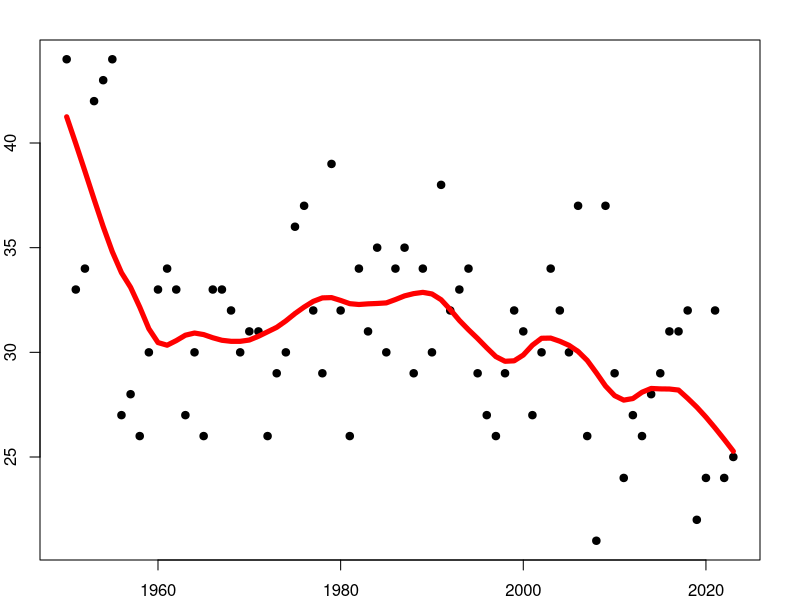
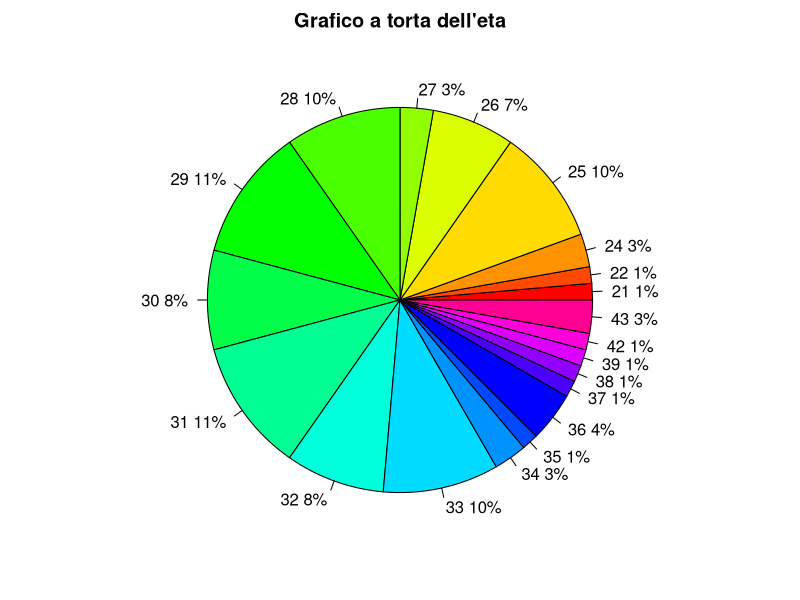
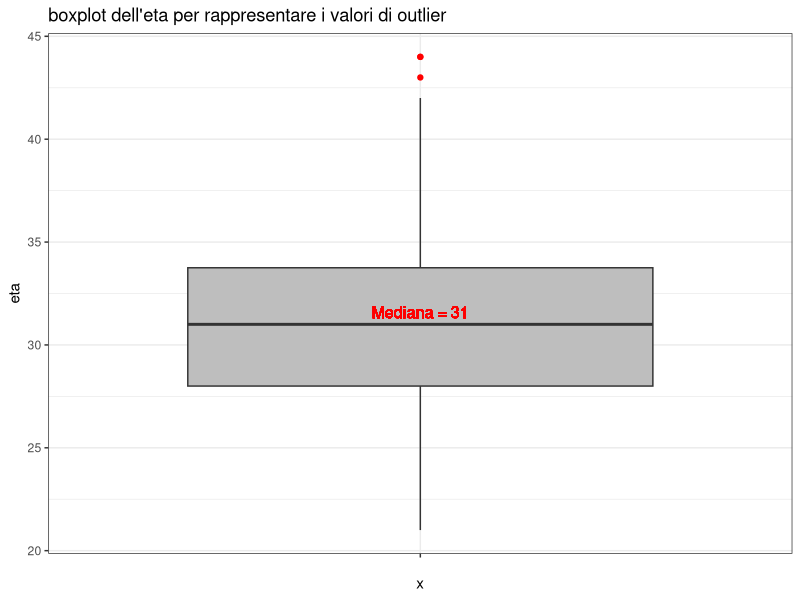
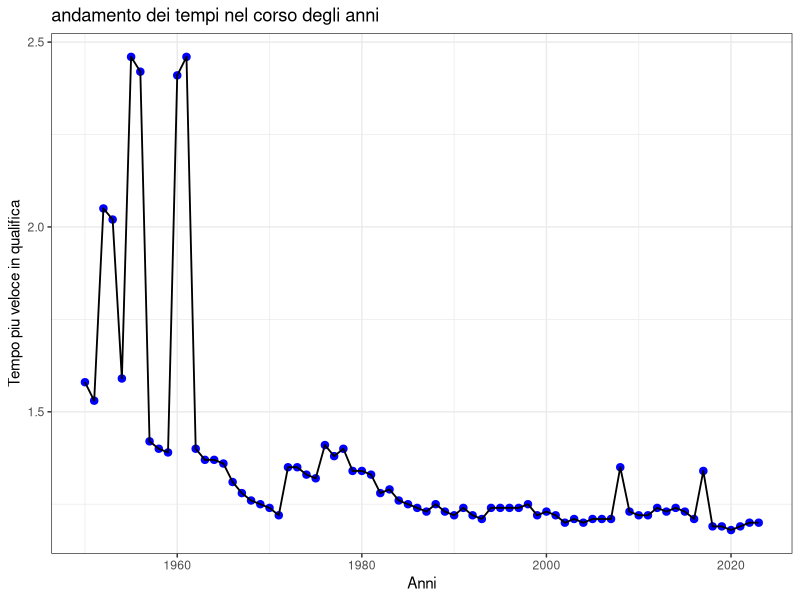
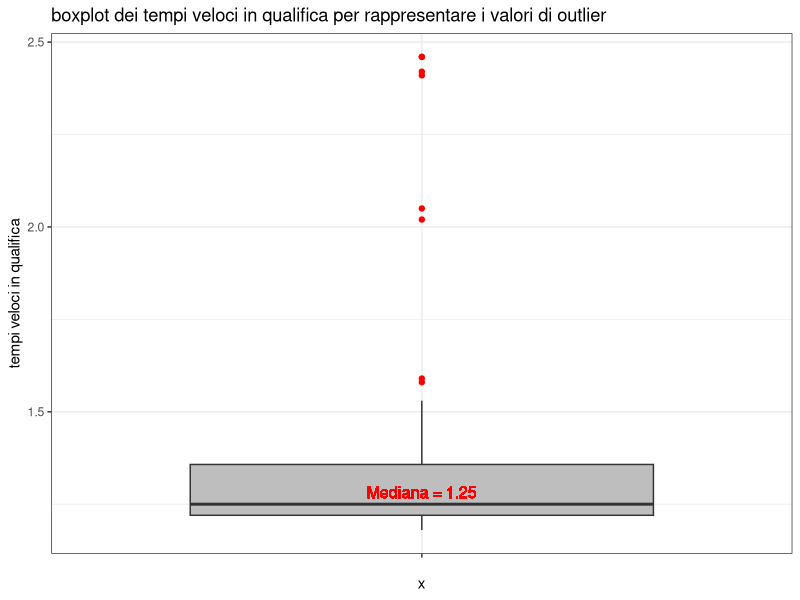
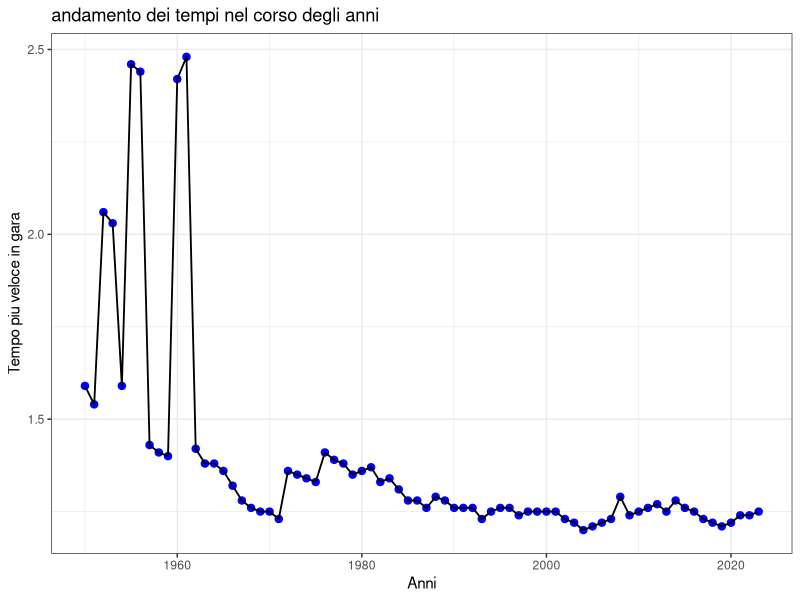
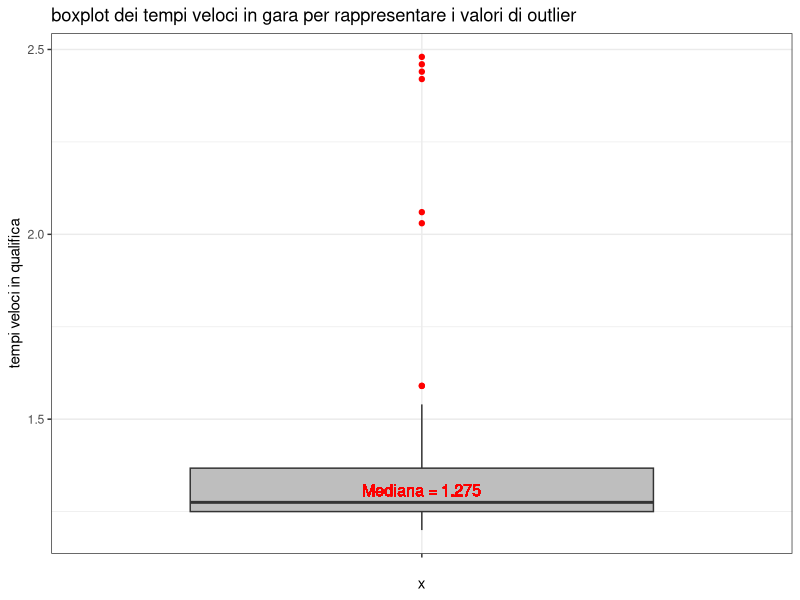
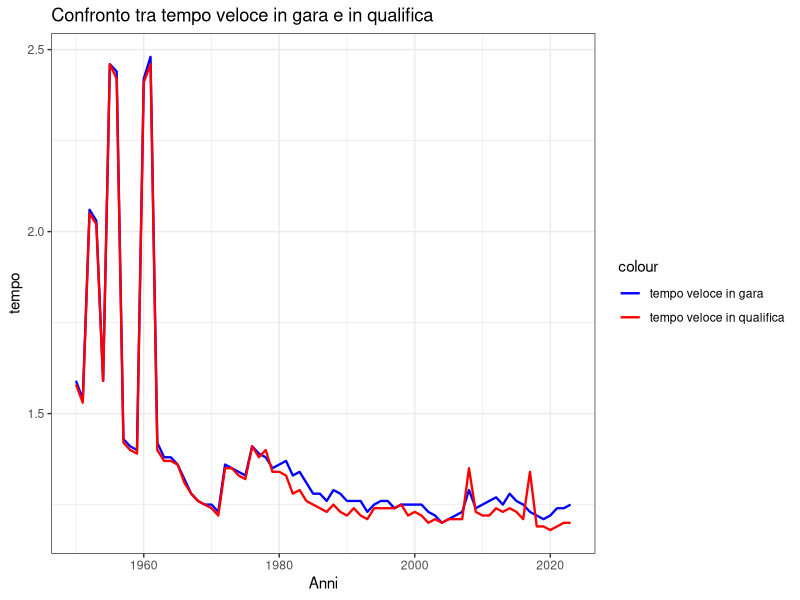

Recreate these plots in R, in order. (Note: this script raises an error after producing the figures.)
#ESAME DATASCIENCE FORMULA UNO

library(ggplot2)
library(dplyr)
library(tidyr)

#Creazione database
#------------------------------------------------------------------------------------------------------------------------------------------
anno  = c(1950:2023)
vincitore_campionato = c("Nino Farina","Juan Manuel Fangio"," Alberto Ascari","Alberto Ascari","Juan Manuel Fangio","Juan Manuel Fangio","Juan Manuel Fangio","Juan Manuel Fangio"," Mike Hawthorn"," Jack Brabham"," Jack Brabham"," Phil Hill"," Graham Hill","Jim Clark","John Surtees"," Jim Clark","Jack Brabham","Denny Hulme","Graham Hill","Jackie Stewart","Jochen Rindt","Jackie Stewart","Emerson Fittipaldi","Jackie Stewart","Emerson Fittipaldi","Niki Lauda","James Hunt","Niki Lauda","Mario Andretti","Jody Scheckter","Alan Jones"," Nelson Piquet","Keke Rosberg","Nelson Piquet","Niki Lauda","Alain Prost","Alain Prost","Nelson Piquet","Ayrton Senna","Alain Prost","Ayrton Senna","Ayrton Senna","Nigel Mansell","Alain Prost","Michael Schumacher","Michael Schumacher","Damon Hill","Jacques Villeneuve","Mika Häkkinen","Mika Häkkinen","Michael Schumacher","Michael Schumacher","Michael Schumacher","Michael Schumacher","Michael Schumacher","Fernando Alonso","Fernando Alonso","Kimi Raikkonen","Lewis Hamilton","Jenson Button","Sebastian Vettel","Sebastian Vettel","Sebastian Vettel","Sebastian Vettel","Lewis Hamilton","Lewis Hamilton","Nico Rosberg"," Lewis Hamilton"," Lewis Hamilton"," Lewis Hamilton"," Lewis Hamilton","Max Verstappen","Max Verstappen","Max Verstappen")
vincitore_gara_Monza = c("Nino Farina","Alberto Ascari","Alberto Ascari","Juan Manuel Fangio","Juan Manuel Fangio","Juan Manuel Fangio","Stirling Moss","Stirling Moss","Tony Brooks","Stirling Moss","Phil Hill","Phil Hill"," Graham Hill","Jim Clark ","John Surtees","Jackie Stewart","Ludovico Scarfiotti","John Surtees","Denny Hulme","Jackie Stewart","Clay Regazzoni","Peter Gethin","Emerson Fittipaldi","Ronnie Peterson","Ronnie Peterson","Clay Regazzoni","Ronnie Peterson","Mario Andretti","Niki Lauda","Jody Scheckter","Ren? Arn","Alain Prost","Ren? Arnoux","Nelson Piquet","Niki Lauda","Alain Prost","Nelson Piquet","Nelson Piquet","Gerhard Berger","Alain Prost","Ayrton Senna","Nigel Mansell","Ayrton Senna","Damon Hill","Damon Hill","Johnn Herbert","Michael Schumacher","David Coulthard","Michael Schumacher","Heinz-Harald Frentzen","Michael Schumacher","Juan Pablo Montoya","Rubens Barrichello","Michael Schumacher","Rubens Barrichello","Juan Pablo Montoya","Michael Schumacher"," Fernando Alonso","Sebastian Vettel","Rubens Barrichello","Fernando Alonso","Sebastian Vettel","Lewis Hamilton"," Sebastian Vettel","Lewis Hamilton","Lewis Hamilton","Nico Rosberg","Lewis Hamilton","Lewis Hamilton","Charles Leclerc","Pierre Gasly","Daniel Ricciardo", "Max Verstappen", "Max Verstappen")
eta = c(44,33,34,42,43,44,27,28,26,30,33,34,33,27,30,26,33,33,32,30,31,31,26,29,30,36,37,32,29,39,32,26,34,31,35,30,34,35,29,34,30,38,32,33,34,29,27,26,29,32,31,27,30,34,32,30,37,26,21,37,29,24,27,26,28,29,31,31,32,22,24,32,24,25)
scuderia = c("Alfa Romeo","Ferrari","Ferrari","Maserati","Mercedes","Mercedes","Maserati","Vanwall","Vanwall","Cooper Climax","Ferrari","Ferrari","B R M","Lotus","Ferrari","B R M","Ferrari","Honda","McLaren","Matra Ford","Ferrari","B R M","Lotus","Lotus","Lotus","Ferrari","March","Lotus","Brabham","Ferrari","Renault","Renault","Renault","Brabham","McLaren","McLaren","Williams","Williams","Ferrari","McLaren","McLaren","Williams","McLaren","Williams","Williams","Benetton","Ferrari","McLaren","Ferrari","Jordan","Ferrari","Williams","Ferrari","Ferrari","Ferrari","McLaren","Ferrari","McLaren","Toro Rosso","Brawn","Ferrari","Red Bull Racing","McLaren","Red Bull Racing","Mercedes","Mercedes","Mercedes","Mercedes","Mercedes","Ferrari","AlphaTauri","McLaren","Red Bull", "Red Bull")
tempo_piu_veloce_gara = c(1.59,1.54,2.06,2.03,1.59,2.46,2.44,1.43,1.41,1.40,2.42,2.48,1.42,1.38,1.38,1.36,1.32,1.28,1.26,1.25,1.25,1.23,1.36,1.35,1.34,1.33,1.41,1.39,1.38,1.35,1.36,1.37,1.33,1.34,1.31,1.28,1.28,1.26,1.29,1.28,1.26,1.26,1.26,1.23,1.25,1.26,1.26,1.24,1.25,1.25,1.25,1.25,1.23,1.22,1.20,1.21,1.22,1.23,1.29,1.24,1.25,1.26,1.27,1.25,1.28,1.26,1.25,1.23,1.22,1.21,1.22,1.24,1.24,1.25)
pilota_piu_veloce_gara = c("Juan Manuel Fangio","Nino Farina","Alberto Ascari","Juan Manuel Fangio","Jose Froilan Gonzalez","Stirling Moss","Stirling Moss","Tony Brooks","Phil Hill","	Phil Hill","Phil Hill","Giancarlo Baghetti","	Graham Hill","	Jim Clark","John Surtees","	Jim Clark","	Ludovico Scarfiotti","Jim Clark","Jackie Oliver","Jean-Pierre Beltoise","Clay Regazzoni","Henri Pescarolo","Jacky Ickx","Jackie Stewart","	Carlos Pace","Clay Regazzoni","	Ronnie Peterson","	Mario Andretti","	Mario Andretti","Clay Regazzoni","	Alan Jones","Carlos Reutemann","Rene Arnoux","Nelson Piquet","Niki Lauda","	Nigel Mansell","Teo Fabi","Ayrton Senna","Michele Alboreto","Alain Prost","Ayrton Senna","Ayrton Senna","Nigel Mansell","Damon Hill","Damon Hill","Gerhard Berger","Michael Schumacher","Mika Hakkinen","Mika Hakkinen","Ralf Schumacher","Mika Hakkinen","Ralf Schumacher","Rubens Barrichello","Michael Schumacher","Rubens Barrichello","Kimi Räikkönen","Kimi Räikkönen","Fernando Alonso","Kimi Räikkönen","Adrian Sutil","Fernando Alonso","Lewis Hamilton","Nico Rosberg","Lewis Hamilton","Lewis Hamilton","Lewis Hamilton","Fernando Alonso","Daniel Ricciardo","Lewis Hamilton","Lewis Hamilton","Lewis Hamilton","Daniel Ricciardo","Sergio Perez","Oscar Piastri")
velocita_media_NA = c()
for (x in 1:48) {
  velocita_media_NA[x] <- NA
}
velocita_media_VAL = c(243.977,242.723,243.645,245.140,249.289,254.848,258.320,255.874,252.604,251.653,236.859,246.106,247.861,241.971,239.053,242.924,236.975,240.617,244.373,250.174,252.794,255.014,252.033,245.894,248.182,245.142)
velocita_media_FL = c(velocita_media_NA,velocita_media_VAL)
tempo_piu_veloce_qualifica = c(1.58,1.53,2.05,2.02,1.59,2.46,2.42,1.42,1.40,1.39,2.41,2.46,1.40,1.37,1.37,1.36,1.31,1.28,1.26,1.25,1.24,1.22,1.35,1.35,1.33,1.32,1.41,1.38,1.40,1.34,1.34,1.33,1.28,1.29,1.26,1.25,1.24,1.23,1.25,1.23,1.22,1.24,1.22,1.21,1.24,1.24,1.24,1.24,1.25,1.22,1.23,1.22,1.20,1.21,1.20,1.21,1.21,1.21,1.35,1.23,1.22,1.22,1.24,1.23,1.24,1.23,1.21,1.34,1.19,1.19,1.18,1.19,1.20,1.20)
pilota_piu_veloce_qualifica = c("Juan Manuel Fangio","Juan Manuel Fangio","Alberto Ascari","Alberto Ascari","Juan Manuel Fangio","Juan Manuel Fangio","Juan Manuel Fangio","Stuart Lewis-Evans","Stirling Moss","Stirling Moss","Phil Hill","Wolfgang von Trips","Jim Clark","John Surtees","	John Surtees","Jim Clark","Mike Parkes","Jim Clark","	John Surtees","	Jochen Rindt","Jacky Ickx","	Chris Amon","	Jacky Ickx","Ronnie Peterson","	Niki Lauda","Niki Lauda","Jacques Laffite","James Hunt","Mario Andretti","	Jean-Pierre Jabouille","	Rene Arnoux","	Rene Arnoux","Mario Andretti","Riccardo Patrese","Nelson Piquet","Ayrton Senna","Teo Fabi","Nelson Piquet","Ayrton Senna","Ayrton Senna","Ayrton Senna","Ayrton Senna","Nigel Mansell","Alain Prost","Jean Alesi","David Coulthard","Damon Hill","Jean Alesi","Michael Schumacher","Mika Hakkinen","Michael Schumacher","	Juan Pablo Montoya","Juan Pablo Montoya","Michael Schumacher","Rubens Barrichello","Kimi Räikkönen","Kimi Räikkönen","Fernando Alonso","Sebastian Vettel","Lewis Hamilton","Fernando Alonso","Sebastian Vettel","Lewis Hamilton","Sebastian Vettel","Lewis Hamilton","Lewis Hamilton","Lewis Hamilton","	Lewis Hamilton","Kimi Räikkönen","Charles Leclerc","Lewis Hamilton","Valtteri Bottas","Charles Leclerc","Carlos Sainz")
peso_vettura = c(710,850,560,590,600,590,610,560,560,560,500,470,450,460,468,450,500,500,523,523,530,534,550,575,575,575,575,557,542,590,575,585,585,540,540,540,540,540,540,505,500,505,505,500,520,595,595,530,550,600,600,600,500,600,600,605,600,600,605,605,620,640,640,642,691,798,728,728,733,798,748,752,798,798)
cavalli_vettura =  c(350,450,250,250,250,280,260,290,295,295,190,190,300,230,250,250,360,390,415,440,430,430,450,480,495,495,495,580,580,580,580,580,580,750,800,800,800,850,880,610,620,680,700,745,750,800,750,750,750,780,750,810,840,880,845,915,720,800,820,820,745,740,750,750,745,960,960,1000,1000,1000,1010,970,1040,1050)

#inserimento dati all'interno di un database
formula_frames <- data.frame( anno, vincitore_campionato, vincitore_gara_Monza, scuderia, eta, tempo_piu_veloce_gara, pilota_piu_veloce_gara, tempo_piu_veloce_qualifica, pilota_piu_veloce_qualifica, velocita_media_FL, peso_vettura, cavalli_vettura)
formula_frames
#------------------------------------------------------------------------------------------------------------------------------------------
#grafico eta ed evoluzione nel corso degli anni
#------------------------------------------------------------------------------------------------------------------------------------------
#grafico che mostra l'evoluzione dell'eta con gli anni (PLOT)
par(mar=rep(2,4))
plot (anno,eta, xlab = "anni", ylab = "eta", pch = 19, cex = 1)
lines(lowess(anno,eta,f=1/5),lwd = 5, col = "red", type = "l")

#grafico a torta eta che mi mostra l'eta dei vincitori del gran premio di monza
valoriG <- c(1,1,2,7,5,2,7,8,6,8,6,7,2,1,3,1,1,1,1,2)
labelG <- c(21,22,24,25,26,27,28,29,30,31,32,33,34,35,36,37,38,39,42,43,44)
perc<- round(valoriG/sum(valoriG)*100)
labelG <- paste(labelG, perc)
labelG <- paste(labelG,"%",sep="")
pie(valoriG, labels = labelG,col=rainbow(length(labelG)), main="Grafico a torta dell'eta")

#boxplot per l'età dei vincitori nel gran premio per identificare mediana e valori outlier
median_value <- median(formula_frames$eta)

ggplot(formula_frames, aes(x = "", y = eta)) +
  geom_boxplot(outlier.color = "red", fill = "grey") +
  labs(title = "boxplot dell'eta per rappresentare i valori di outlier", y = "eta")+
  theme(panel.grid.major = element_line(colour = "gray", linetype = "dashed"))+
  geom_text(aes(label = paste("Mediana =", median_value)),x = 1, y = median_value, vjust = -0.5, hjust = 0.5, color = "red", size = 4)+
  theme_bw()
#------------------------------------------------------------------------------------------------------------------------------------------
#grafici lineari e con conseguente boxplot per rappresentare nel corso degli anni l'evoluzione dei tempi in qualifica sul circuito
#------------------------------------------------------------------------------------------------------------------------------------------

#grafico che mi fa vedere i tempi in base agli anni e la loro seguente evoluzione(GGPLOT)
ggplot(formula_frames, aes(x = anno, y = tempo_piu_veloce_qualifica)) +
  geom_point(col = "blue", size = 2.2) +
  geom_line(col = "black", size = 0.63) +
  labs(title = "andamento dei tempi nel corso degli anni", x = "Anni", y = "Tempo piu veloce in qualifica" ) +
  theme_bw()

#boxplot per identificare i valori outlier dei tempi veloci in qualifica
median_value <- median(formula_frames$tempo_piu_veloce_qualifica)

ggplot(formula_frames, aes(x = "", y = tempo_piu_veloce_qualifica)) +
  geom_boxplot(outlier.color = "red", fill = "grey") +
  labs(title = "boxplot dei tempi veloci in qualifica per rappresentare i valori di outlier", y = "tempi veloci in qualifica")+
  theme(panel.grid.major = element_line(colour = "gray", linetype = "dashed"))+
  geom_text(aes(label = paste("Mediana =", median_value)),x = 1, y = median_value, vjust = -0.5, hjust = 0.5, color = "red", size = 4)+
  theme_bw()
#------------------------------------------------------------------------------------------------------------------------------------------
#grafici lineari e con conseguente boxplot per rappresentare nel corso degli anni l'evoluzione dei tempi in gara sul circuito
#------------------------------------------------------------------------------------------------------------------------------------------
#grafico che mi fa vedere i tempi in base agli anni e la loro seguente evoluzione(GGPLOT)
ggplot(formula_frames, aes(x = anno, y = tempo_piu_veloce_gara)) +
  geom_point(col = "blue", size = 2.2) +
  geom_line(col = "black", size = 0.63) +
  labs(title = "andamento dei tempi nel corso degli anni", x = "Anni", y = "Tempo piu veloce in gara" ) +
  theme_bw()

#boxplot per identificare i valori outlier dei tempi veloci in gara
median_value <- median(formula_frames$tempo_piu_veloce_gara)

ggplot(formula_frames, aes(x = "", y = tempo_piu_veloce_gara)) +
  geom_boxplot(outlier.color = "red", fill = "grey") +
  labs(title = "boxplot dei tempi veloci in gara per rappresentare i valori di outlier", y = "tempi veloci in qualifica")+
  theme(panel.grid.major = element_line(colour = "gray", linetype = "dashed"))+
  geom_text(aes(label = paste("Mediana =", median_value)),x = 1, y = median_value, vjust = -0.5, hjust = 0.5, color = "red", size = 4)+
  theme_bw()
#------------------------------------------------------------------------------------------------------------------------------------------
#Differenza tra tempo in qualifica e tempo in gara
#------------------------------------------------------------------------------------------------------------------------------------------
#tempo qualifica gara messi a confronto sullo stesso grafico

ggplot(formula_frames)+
  geom_line(aes(x = anno, y = tempo_piu_veloce_gara, color = "tempo veloce in gara"), size = 0.8) +
  geom_line(aes(x = anno, y = tempo_piu_veloce_qualifica, color = "tempo veloce in qualifica"), size = 0.8) +
  labs(title = "Confronto tra tempo veloce in gara e in qualifica",
       x = "Anni",
       y = "tempo") +
  scale_color_manual(values = c("tempo veloce in gara" = "blue", "tempo veloce in qualifica" = "red")) +
  theme_bw()

#differenza del tempo nel corso degli anni
differenza <- formula_frames$tempo_piu_veloce_gara - formula_frames$tempo_piu_veloce_qualifica
data_diff <- data.frame(anni = 1950:2023, Differenza =  differenza)

ggplot(data_diff, aes(x = anni, y = Differenza)) +
  geom_bar(stat = "identity", fill = "black", width = 0.5) +
  labs(title = "Differenza tra tempo in qualifica e in gara",
       x = "Anni",
       y = "Differenza") +
  geom_smooth(method = lm, se = FALSE)+
  theme_bw()
#------------------------------------------------------------------------------------------------------------------------------------------
#grafico velocità in confronto ai tempi 
#------------------------------------------------------------------------------------------------------------------------------------------
subset_velocita<- formula_frames[49:nrow(formula_frames), ]
ggplot(formula_frames, aes(x = velocita_media_FL, tempo_piu_veloce_gara))+
  geom_point()+
  labs(x = "Velocità", y = "Tempi") +  
  ggtitle("Grafico Velocità vs. Tempi") + 
  geom_smooth(method = "lm", se = FALSE)+
  coord_cartesian(ylim = c(1.15, 1.35))+
  theme_bw() 
#------------------------------------------------------------------------------------------------------------------------------------------
#piloti che hanno vinto monza e che poi hanno vinto il campionato+piloti che hanno fatto il grand chalem+piloti che partivano in pole e non hanno vinto
#------------------------------------------------------------------------------------------------------------------------------------------
monza_campionato <- formula_frames %>%
  filter(vincitore_campionato == vincitore_gara_Monza) %>% #conto quante volte il pilota che ha vinto monza poi ha vinto il campionato
  summarise(conteggio = n())

grand_chalem <- formula_frames  %>%
  filter(pilota_piu_veloce_gara == vincitore_gara_Monza & vincitore_gara_Monza == pilota_piu_veloce_qualifica) %>% #conto quante volte il pilota che ha vinto monza ha fatto pole e giro veloce


polePosition_vittoria <-formula_frames %>%
  filter(vincitore_gara_Monza == pilota_piu_veloce_qualifica) %>% #conto quante volte il pilota che ha fatto la pole poi ha vinto la gara
  summarise(conteggio = n())

#creazione database per le frequenze
formula_conteggio_frequenze <-data.frame(monza_campionato, grand_chalem, polePosition_vittoria)
formula_conteggio_frequenze
colnames(formula_conteggio_frequenze) <- c("monza e campionato", "Gran Chalem", "Pole Position e vittoria")
rownames(formula_conteggio_frequenze) <- c("frequenza")

formula_conteggio_lungo <- gather(formula_conteggio_frequenze, "Tipologia", "Valore")

#grafico a frequenze
ggplot(formula_conteggio_lungo, aes(x = Tipologia, y = Valore, fill = Tipologia)) +
  geom_bar(stat = "identity") +
  geom_text(aes(label = Valore), vjust = -0.5, size = 4)+
  labs(title = "Grafico a Barre per statistiche individuali", x = "Tipologia ", y = "Valore") +
  theme_bw()  # Scegli un tema del grafico

#grafico con le percentuali
percentuali <- (formula_conteggio_frequenze / 74) * 100
percentuali_lunghe <- gather(percentuali, "Tipologia", "Percentuale")
percentuali_lunghe$Percentuale <- round(percentuali_lunghe$Percentuale, 2)

ggplot(percentuali_lunghe, aes(x = Tipologia, y = Percentuale, fill = Tipologia)) +
  geom_bar(stat = "identity") +
  geom_text(aes(label = Percentuale), vjust = -0.5, size = 4)+
  labs(title = "Grafico a Barre con Percentuali su statistiche individuali", x = "Tipologia", y = "Percentuale") +
  theme_bw()
  

#------------------------------------------------------------------------------------------------------------------------------------------
#Grafici cavalli,peso e rapport peso/potenza con la velocita
#------------------------------------------------------------------------------------------------------------------------------------------  
  
#grafico andamento del peso delle vetture nel tempo
ggplot(formula_frames, aes(x=anno, y=peso_vettura)) +
  labs(title = "Andamento del Peso nel Tempo",
       x="anno", 
       y="peso [kg]")+
  geom_jitter() +
  geom_smooth(method = loess)+
  theme_bw()

#grafico andamento dei cavalli delle vetture nel tempo
ggplot(formula_frames, aes(x=anno,y=cavalli_vettura)) +
  labs(title = "Andamento dei cavalli nel Tempo",
    x="anno", 
       y="cavalli [CV]")+
  geom_jitter() +
  geom_smooth(method = loess)+
  theme_bw()

#grafico che mi mostra che con l'aumentare del peso aumentano anche i cavalli
ggplot(formula_frames, aes(x=cavalli_vettura,y=peso_vettura)) +
  labs(title = "Andamento dei cavalli rispetto il peso",
    x="cavalli [CV]", 
       y="peso [kg]")+
  geom_jitter() +
  geom_smooth(method = loess)+
  theme_bw()

#grafico peso potenza nel corso degli anni
rapporto_peso_potenze <-formula_frames$peso_vettura / formula_frames$cavalli_vettura
ggplot(formula_frames, aes(x = anno, y = rapporto_peso_potenze))+
  geom_point() +
  labs(title = "Andamento del Rapporto Peso-Potenza nel Tempo", x = "Anno", y = "Rapporto Peso-Potenza") +
  geom_smooth(method = loess)+
  theme_bw()
#------------------------------------------------------------------------------------------------------------------------------------------  
#GRAFICO IN PIU
#grafico rapporto peso potenza con la velocita
rapporto_peso_potenze_2 <- subset_velocita$peso_vettura / subset_velocita$cavalli_vettura
ggplot(subset_velocita, aes(x = rapporto_peso_potenze_2, y = velocita_media_FL))+
  geom_point() +
  labs(title = "Andamento del Rapporto Peso-Potenza nel Tempo", x = "velocita", y = "Rapporto Peso-Potenza") +
  geom_smooth(method = loess)+
  theme_bw()
